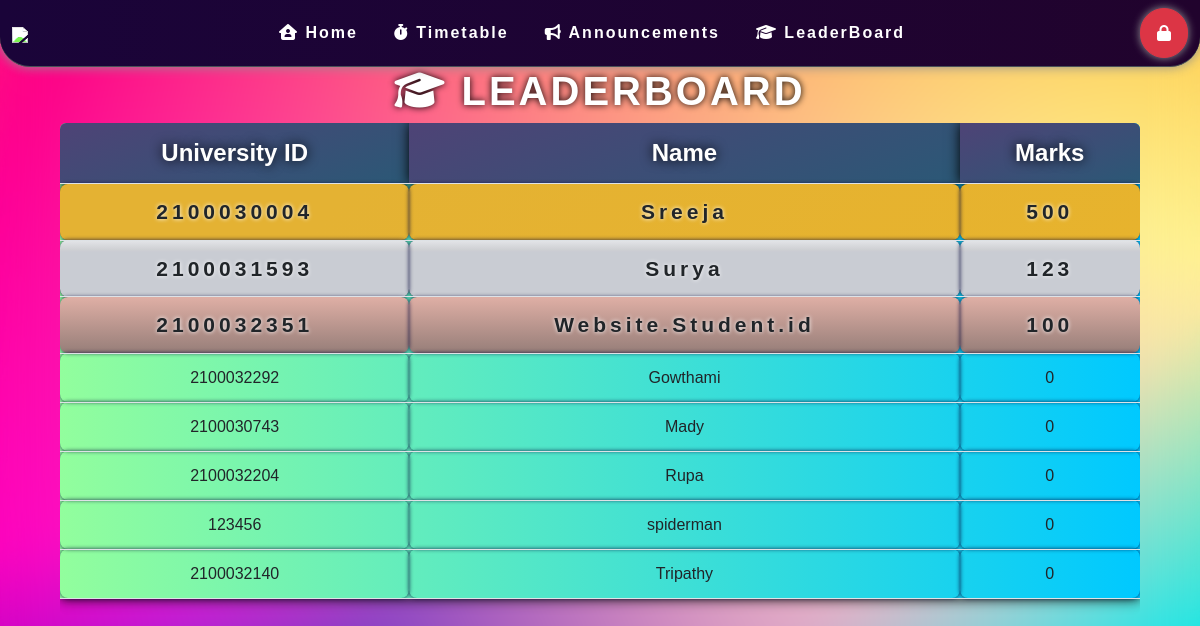
The app's page /leaderboard with its own data.
### Website/models.py (models this page shows, shortened)
class Student(models.Model):
    user=models.ForeignKey(User, on_delete=models.CASCADE)
    id=models.BigIntegerField(primary_key=True)
    name=models.CharField(max_length=20,default=id)
    room=models.ForeignKey(Room,on_delete=models.CASCADE)
    team = models.ForeignKey(Team,on_delete=models.CASCADE)

### Website/views.py (the view)
# urls.py: path('leaderboard', views.leaderboard, name='leaderboard'),
def leaderboard(request):
    a=Student.objects.all()
    context={}
    f=[]
    for i in a:
        c=[]
        r=Review.objects.filter(student=i)
        s=0
        for p in r:
            s+=p.review_marks
        c.append(i.id)
        c.append(i.name)
        c.append(s)
        f.append(c)
    f=sorted(f,key=lambda f:f[2],reverse=True)
    context["marks"]=f
    return render(request, 'components/leaderboard.html',context)

### Website/templates/components/leaderboard.html
{% extends 'base.html' %} {% block title %} Leaderboard {% endblock title %}
{% block body %}
<div class="marksheets leaderboard">
  <h1><i class="fa-solid fa-graduation-cap fa-flip" style="color: #ffffff;"></i> LEADERBOARD</h1>
  <div class="table-responsive card">
    <table class="table">
      <thead>
        <tr>
          <th scope="col">University ID</th>
          <th scope="col">Name</th>
          <th scope="col">Marks</th>
        </tr>
      </thead>
      <tbody>
        {% for i in marks%}
        <tr>
        {% for p in i%}
             <td> {{p}}</td>
        {% endfor %}
        </tr>
        {% endfor %}
      </tbody>
    </table>
  </div>
</div>
{% endblock body %}

### static/stylesheets/base.css (style rules this page uses)
* { box-sizing: border-box; padding: 0; margin: 0; }
body { font-family: "Poppins", sans-serif; background: url(/static/images/bg.jpg) center center fixed; background-repeat: no-repeat; background-size: cover; user-select: none; margin-bottom: 50px; -ms-overflow-style: none; scrollbar-width: none; }

### static/stylesheets/home.css (style rules this page uses)
* { box-sizing: border-box; padding: 0; margin: 0; }

### static/stylesheets/marksheets.css (style rules this page uses)
.marksheets { text-align: center; justify-content: center; max-width: 90%; color: white; margin: auto; animation: floaterxr 1s; }
.marksheets h1 { font-weight: 800; letter-spacing: 3px; text-transform: capitalize; text-shadow: 0 0 7px black; }
.card { background-color: transparent; border: none; }
.marksheets table { box-shadow: 0 0 12px rgb(10, 10, 10); background-image: linear-gradient(45deg, #ffd7f4 0%, #c5d5f0 100%); }
.leaderboard table { background-image: linear-gradient(to right, #92fe9d 0%, #00c9ff 100%); }
.table > :not(caption) > * > * { background-color: transparent; }
.table td { text-align: center; border-radius: 8px; padding: 12px; box-shadow: 0 0 4px #000437cf; }
.table tr { color: aliceblue; }
.table th { color: rgb(255, 255, 255); font-size: 24px; text-decoration: none; text-shadow: 0 0 12px black; background-image: linear-gradient(-20deg, #2b5876 0%, #4e4376 100%); box-shadow: 0 0 12px black; padding: 12px; background-blend-mode: multiply; }
.leaderboard .table tbody tr:nth-child(1) { font-size: 21px; background-color: #deaa25; background-image: linear-gradient(315deg, #e7b32d 0%, #e4b233 74%); font-weight: 700; letter-spacing: 4px; text-shadow: 0 0 4px rgb(255, 255, 255); }
.leaderboard .table tbody tr:nth-child(2) { font-size: 21px; background: #C9CCD3; background-image: linear-gradient(-180deg, rgba(255,255,255,0.50) 0%, rgba(0,0,0,0.50) 100%); background-blend-mode: lighten; font-weight: 700; letter-spacing: 4px; text-shadow: 0 0 4px rgb(255, 255, 255); }
.leaderboard .table tbody tr:nth-child(3) { font-size: 21px; background: linear-gradient(to bottom, #dfafa5 0%, #957d78 100%); font-weight: 700; letter-spacing: 4px; text-shadow: 0 0 4px rgb(255, 255, 255); }

### records on screen
Student: i "Sreeja"
Student: i "Surya"
Student: i "Website.Student.id"
Student: i "Gowthami"
Student: i "Mady"
Student: i "Rupa"
Student: i "spiderman"
Student: i "Tripathy"

### other values on screen
{{ p }} "2100030004" "500" "2100031593" "123" "2100032351" "100" "2100032292" "0" "2100030743" "0" "2100032204" "0" "123456" "0" "2100032140" "0"
